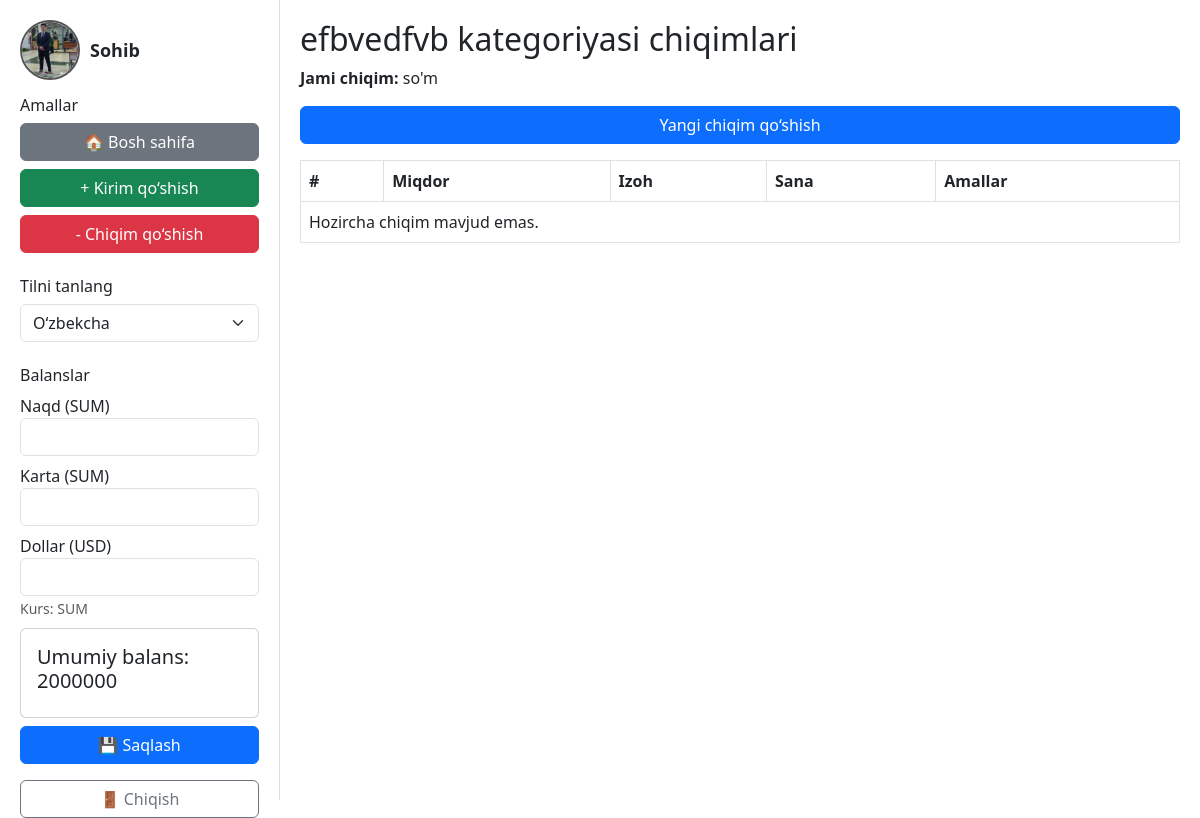
The page /finance/expense-categories/5/ (signed in) on the database as committed earlier.
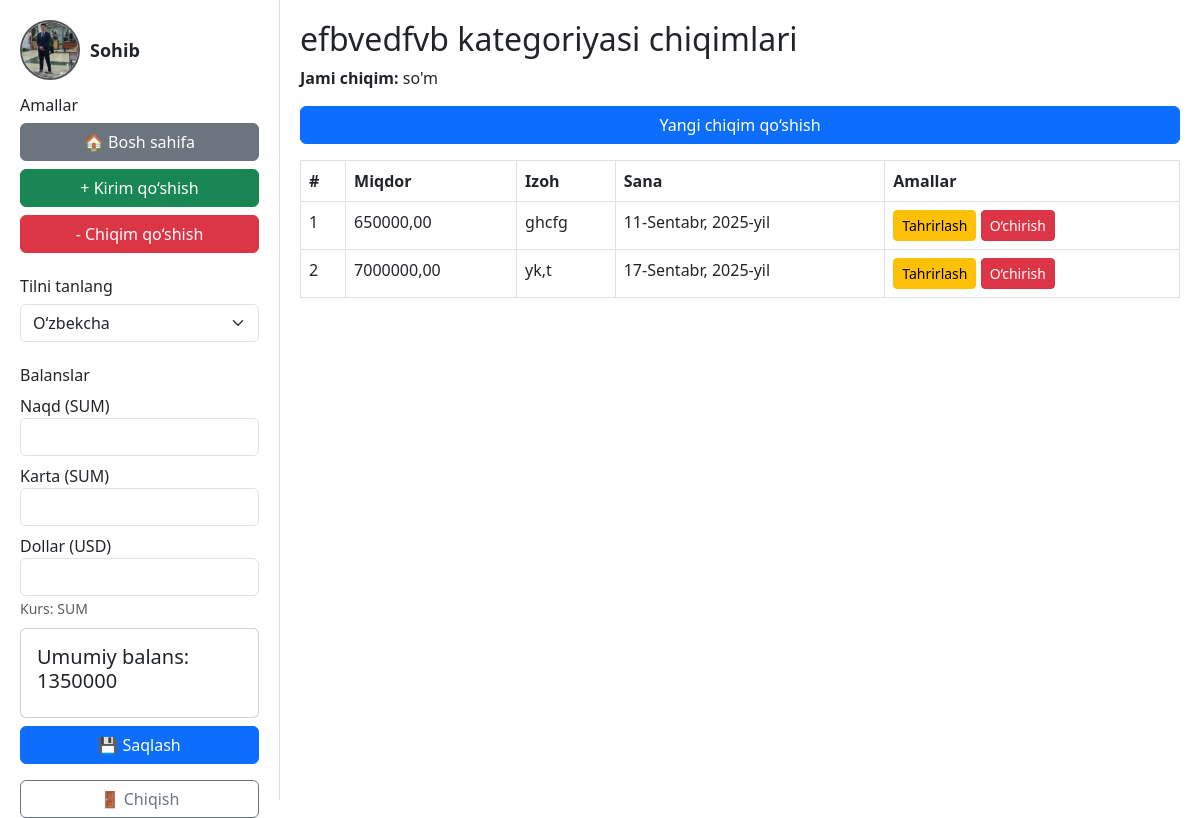
The same page on the database as committed later.
### finance/models.py (models this page shows, shortened)
class Expense(models.Model):
    PAYMENT_CHOICES = (
        ('cash', _('Naqd')),
        ('card', _('Karta')),
        ('dollar', _('Dollar')),
    )
    user = models.ForeignKey(settings.AUTH_USER_MODEL, on_delete=models.CASCADE)
    category = models.ForeignKey(ExpenseCategory, on_delete=models.CASCADE)
    amount = models.DecimalField(max_digits=12, decimal_places=2)
    comment = models.TextField(blank=True, null=True)
    date = models.DateField(default=datetime.today)
    payment_method = models.CharField(max_length=10, choices=PAYMENT_CHOICES, default='cash')

### finance/views.py (the view)
# urls.py: path('expense-categories/<int:pk_e>/', views.expense_category_detail, name='expense_category_detail'),
@login_required
def expense_category_detail(request, pk_e):
    category = get_object_or_404(ExpenseCategory, pk=pk_e, user=request.user)
    expenses = category.expense_set.filter(user=request.user)
    return render(request, "expense_category_detail.html", {"category": category, "expenses": expenses})

### finance/context_processors.py (called while the page is built)
def user_balance(request):
    if request.user.is_authenticated:
        balance, created = UserBalance.objects.get_or_create(user=request.user)
        umumiy = (balance.cash or 0) + (balance.card or 0) + (balance.dollar or 0) * 12300
        return {
            "balance": balance,
            "umumiy_balans": number_format(umumiy, use_l10n=True, decimal_pos=0),
        }
    return {}

### templates/expense_category_detail.html
{% extends "base.html" %}
{% load i18n %}
{% block content %}
<h2>{{ category.name }} {% trans "kategoriyasi chiqimlari" %}</h2>
<p><strong>{% trans "Jami chiqim:" %}</strong> {{ total_expense }} {% trans "so'm" %}</p>
<a href="{% url 'add_expense' category.id %}" class="btn btn-primary mb-3">{% trans "Yangi chiqim qo‘shish" %}</a>
<table class="table table-bordered">
    <thead>
        <tr>
            <th>#</th>
            <th>{% trans "Miqdor" %}</th>
            <th>{% trans "Izoh" %}</th>
            <th>{% trans "Sana" %}</th>
            <th>{% trans "Amallar" %}</th>
        </tr>
    </thead>
    <tbody>
        {% for expense in expenses %}
        <tr>
            <td>{{ forloop.counter }}</td>
            <td>{{ expense.amount }}</td>
            <td>{{ expense.comment }}</td>
            <td>{{ expense.date }}</td>
            <td>
                <a href="{% url 'update_expense' expense.pk %}" class="btn btn-sm btn-warning">{% trans "Tahrirlash" %}</a>
                <a href="{% url 'delete_expense' expense.pk %}" class="btn btn-sm btn-danger">{% trans "O‘chirish" %}</a>
            </td>
        </tr>
        {% empty %}
        <tr>
            <td colspan="5">{% trans "Hozircha chiqim mavjud emas." %}</td>
        </tr>
        {% endfor %}
    </tbody>
</table>
{% endblock %}

### templates/base.html (shortened to what this page needs)
<!DOCTYPE html>
<html lang="{{ LANGUAGE_CODE }}">
<head>
    {% load humanize i18n %}
    <link href="https://cdn.jsdelivr.net/npm/bootstrap@5.3.0/dist/css/bootstrap.min.css" rel="stylesheet">
</head>
<body>
<div class="d-flex">
    <div class="sidebar">
        <div>
            <div class="d-flex align-items-center mb-3">
                {% if request.user.is_authenticated %}
                    <a href="{% url 'profile' %}" class="d-flex align-items-center text-decoration-none">
                        {% if request.user.image %}
                            <img src="{{ request.user.image.url }}" class="profile-pic">
                        {% else %}
                            <img src="https://via.placeholder.com/60" class="profile-pic">
                        {% endif %}
                        <span class="username">{{ request.user.username }}</span>
                    </a>
                {% else %}
                    <a href="{% url 'login' %}" class="d-flex align-items-center text-decoration-none">
                        <img src="https://via.placeholder.com/60" class="profile-pic">
                        <span class="username">{% trans "Mehmon" %}</span>
                    </a>
                {% endif %}
            </div>
            <div class="mb-4">
                <h6>{% trans "Amallar" %}</h6>
                <div class="d-grid gap-2">
                    <a href="{% url 'dashboard' %}" class="btn btn-secondary">🏠 {% trans "Bosh sahifa" %}</a>
                    <a href="{% url 'category_list' %}" class="btn btn-success">+ {% trans "Kirim qo‘shish" %}</a>
                    <a href="{% url 'expense_category_list' %}" class="btn btn-danger">- {% trans "Chiqim qo‘shish" %}</a>
                </div>
            </div>
            <div class="mb-4">
                <h6>{% trans "Tilni tanlang" %}</h6>
                <form method="post" action="{% url 'set_language' %}">
                    <select name="language" onchange="this.form.submit()" class="form-select">
                        <option value="uz" {% if request.LANGUAGE_CODE == 'uz' %}selected{% endif %}>O‘zbekcha</option>
                    </select>
                </form>
            </div>
            <h6>{% trans "Balanslar" %}</h6>
            <form method="post" action="{% url 'update_balance' %}">
                <div class="mb-2">
                    <label>{% trans "Naqd (SUM)" %}</label>
                    <input type="number" step="0.01" name="cash" class="form-control balance-card" value="{{ cash_amount }}">
                </div>
                <div class="mb-2">
                    <label>{% trans "Karta (SUM)" %}</label>
                    <input type="number" step="0.01" name="card" class="form-control balance-card" value="{{ card_amount }}">
                </div>
                <div class="mb-2">
                    <label>{% trans "Dollar (USD)" %}</label>
                    <input type="number" step="0.01" name="dollar" class="form-control balance-card" value="{{ dollar_amount }}">
                    <small class="text-muted">{% trans "Kurs" %}: {{ dollar_to_sum|intcomma }} SUM</small>
                </div>
                <div class="card p-3">
                    <h5>{% trans "Umumiy balans" %}: {{ umumiy_balans }}</h5>
                </div>
                <button type="submit" class="btn btn-primary w-100 mt-2">💾 {% trans "Saqlash" %}</button>
            </form>
        </div>
        {% if request.user.is_authenticated %}
            <div class="mt-3">
                <form method="post" action="{% url 'logout' %}">
                    <button type="submit" class="btn btn-outline-secondary w-100">🚪 {% trans "Chiqish" %}</button>
                </form>
            </div>
        {% else %}
            <div class="mt-3">
                <a href="{% url 'login' %}" class="btn btn-primary w-100">🔑 {% trans "Login" %}</a>
            </div>
        {% endif %}
    </div>
    <div class="content">
        {% block content %}{% endblock %}
    </div>
</div>
</body>
</html>

Rows that differ between the two databases and show on the page:
added Expense: amount "650000,00", comment "ghcfg", date "11-Sentabr, 2025-yil"
added Expense: amount "7000000,00", comment "yk,t", date "17-Sentabr, 2025-yil"
Other text that changed with them:
{{ umumiy_balans }}: "2000000" → "1350000"
text no longer shown: "Hozircha chiqim mavjud emas."
